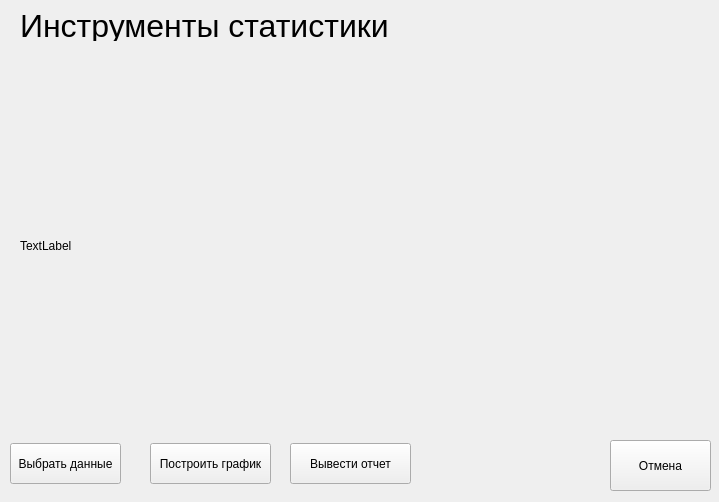
<?xml version="1.0" encoding="UTF-8"?>
<ui version="4.0">
 <class>Form</class>
 <widget class="QWidget" name="Form">
  <property name="geometry">
   <rect>
    <x>0</x>
    <y>0</y>
    <width>719</width>
    <height>502</height>
   </rect>
  </property>
  <property name="windowTitle">
   <string>Form</string>
  </property>
  <widget class="QLabel" name="label">
   <property name="geometry">
    <rect>
     <x>20</x>
     <y>10</y>
     <width>511</width>
     <height>31</height>
    </rect>
   </property>
   <property name="font">
    <font>
     <pointsize>24</pointsize>
    </font>
   </property>
   <property name="text">
    <string>Инструменты статистики</string>
   </property>
  </widget>
  <widget class="QLabel" name="graphLabel">
   <property name="geometry">
    <rect>
     <x>20</x>
     <y>60</y>
     <width>641</width>
     <height>371</height>
    </rect>
   </property>
   <property name="text">
    <string>TextLabel</string>
   </property>
  </widget>
  <widget class="QPushButton" name="chooseDataPushButton">
   <property name="geometry">
    <rect>
     <x>10</x>
     <y>443</y>
     <width>111</width>
     <height>41</height>
    </rect>
   </property>
   <property name="text">
    <string>Выбрать данные</string>
   </property>
  </widget>
  <widget class="QPushButton" name="drawGraphPushButton">
   <property name="geometry">
    <rect>
     <x>150</x>
     <y>443</y>
     <width>121</width>
     <height>41</height>
    </rect>
   </property>
   <property name="text">
    <string>Построить график</string>
   </property>
  </widget>
  <widget class="QPushButton" name="createReportPushButton">
   <property name="geometry">
    <rect>
     <x>290</x>
     <y>443</y>
     <width>121</width>
     <height>41</height>
    </rect>
   </property>
   <property name="text">
    <string>Вывести отчет</string>
   </property>
  </widget>
  <widget class="QPushButton" name="cancelPushButton">
   <property name="geometry">
    <rect>
     <x>610</x>
     <y>440</y>
     <width>101</width>
     <height>51</height>
    </rect>
   </property>
   <property name="text">
    <string>Отмена</string>
   </property>
  </widget>
 </widget>
 <resources/>
 <connections/>
</ui>
